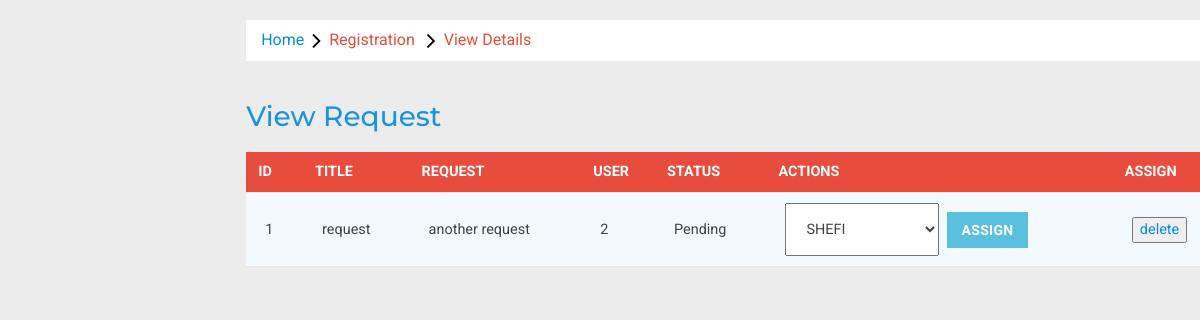
The app's page /admin/viewrequest.php with its own data.
### tables this page shows
CREATE TABLE IF NOT EXISTS `tbl_request` (
  `Id` int(11) NOT NULL AUTO_INCREMENT,
  `Userid` varchar(500) NOT NULL,
  `Title` varchar(500) NOT NULL,
  `Request` text NOT NULL,
  `Status` varchar(500) NOT NULL,
  `Employee` varchar(500) NOT NULL,
  PRIMARY KEY (`Id`)
);

### admin/viewrequest.php (the view, shortened to what this page needs)
<?php
include '../db.php';
?>
<!DOCTYPE HTML>
<html>
<head>
<link href="css/bootstrap.min.css" rel='stylesheet' type='text/css' />
<link href="css/style.css" rel='stylesheet' type='text/css' />
<link rel="stylesheet" href="css/morris.css" type="text/css"/>
<link href="css/font-awesome.css" rel="stylesheet">
<link rel="stylesheet" href="css/icon-font.min.css" type='text/css' />
<link rel="stylesheet" type="text/css" href="css/table-style.css" />
<link rel="stylesheet" type="text/css" href="css/basictable.css" />
</head>
<body>
   <div class="page-container">
<div class="left-content">
	   <div class="mother-grid-inner">
<ol class="breadcrumb">
                <li class="breadcrumb-item"><a href="home.php">Home</a><i class="fa fa-angle-right"></i>Registration <i class="fa fa-angle-right"></i>View Details</li>
            </ol>
<div style="margin-left: 320px;">
<div class="w3l-table-info" style="margin-left: -320px; overflow-x: auto;">
					  <h2>View Request</h2>
                                          <form name="f1" method="post" action="assign_work.php">
                                          <table id="table">
						<thead>
						  <tr>
							<th>Id</th>
							<th>Title</th>
                                                        <th>Request</th>
                                                            <th>User</th>
                                                         <th>Status</th>
                                                        <th>Actions</th>
                                                         <th>Assign</th>
						  </tr>
						</thead>
						<tbody>
						  <?php
                                                  $qr="select  * from tbl_request where Status='Pending' order by Id desc";
                                                  $qrr=  mysqli_query($con,$qr);
                                                  $i=1;
                                                  while($r=mysqli_fetch_array($qrr))
                                                  {
                                                  ?>
                                                    <tr>
                                                        <td><?php echo $i;?></td>
                                                        <td><?php echo $r['Title'];?></td>
                                                          <td><?php echo $r['Request'];?></td>
                                                    <td><?php echo $r['Userid'];?></td>
                                                        <td><?php echo $r['Status'];?></td>
                                                        <td><select name="sltwrk">
                                                                <?php
                                                                $qvb=  mysqli_query($con, "select *from worker");
                                                                while ($r11=  mysqli_fetch_array($qvb))
                                                                {
                                                                ?>
                                                                <option value="<?php echo $r11['Id'];?>"><?php echo $r11['Name'];?></option>
                                                                <?php
                                                                }
                                                                ?>
                                                            </select>&nbsp;
                                                            <input type="submit" class="btn btn-info" value="Assign"/></td>
                                                        <td><a href="del_request.php?id=<?php echo $r['Id'];?>"><input type="button" name="btn" value="delete" onclick="alert('are you sure want to delete??')"> </a></td>
                                                    </tr>
                                                    <?php
                                                  $i++;
                                                   }
                                                    ?>
						 </tbody>
                                                </table> </form>
    </div>
</div>
</div>
							</div>
</body>
</html>

### admin/css/table-style.css (style rules this page uses)
table { background: white; border-collapse: collapse; margin: 1.25em 0 0; width: 100%; }
table tr, table th, table td { border: none; border-bottom: 1px solid #e8e8e8; font-size: .95em; }
table th, table td { padding: 10px 12px; text-align: left; }
table th { background: #e74c3c; color: #fff; text-transform: uppercase; }
table tr td { background: #f3faff; color: #424242; }
table { width: 100%; }

### records on screen
tbl_request: Title "request", Request "another request", Userid "2", Status "Pending"

### other values on screen
form field sltwrk "Shefi"
